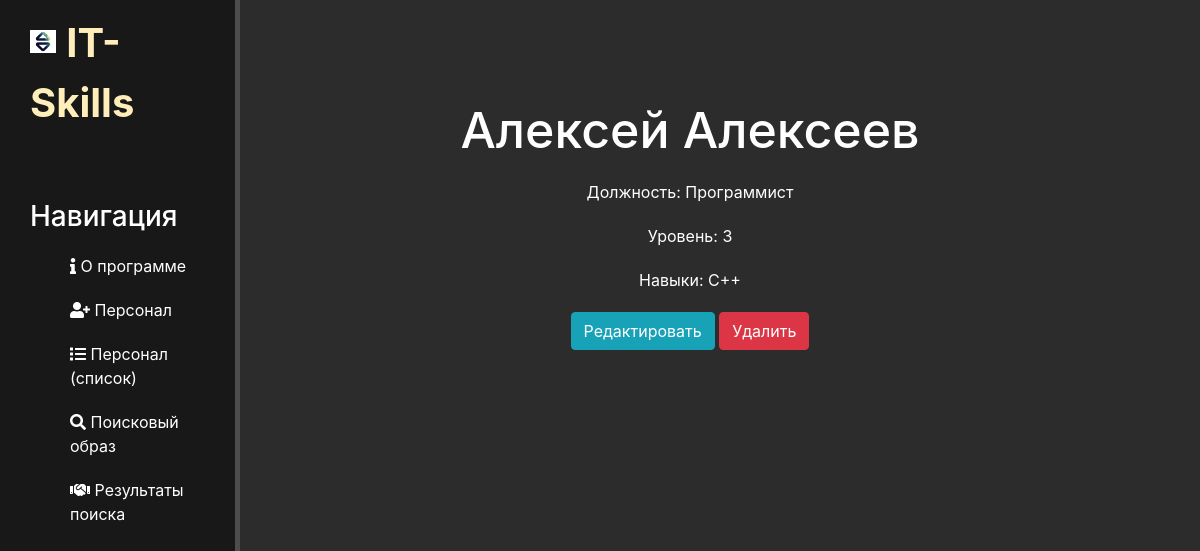
The page /emplo/13/ on the database its author committed.
### emplo/models.py (models this page shows, shortened)
class Employee1(models.Model):
    name = models.CharField(max_length=20, default='')
    position = models.CharField(max_length=20, default='')
    skill = models.CharField(max_length=50, default = '')
    level = models.CharField(max_length = 5, default='')
    fit_level = models.FloatField(default=0)

### emplo/views.py (the view)
# urls.py: path('<int:pk>/', views.EmploDetailView.as_view(), name='emplo-detail'),
class EmploDetailView(DetailView):
    print('EmpoDetailView')
    model = Employee1
    template_name = 'emplo/emplo_details_view.html'
    context_object_name = 'article'

### emplo/templates/emplo/emplo_details_view.html (shortened to what this page needs)
{% extends "main/layout.html" %}
{% block content %}
    <div class="features">
        <h1>{{ article.name }}</h1>
        <p>Должность: {{ article.position }}</p>
        <p>Уровень: {{ article.level }}</p>
        <p>Навыки: {{ article.skill }}</p>
        <a href="{% url 'emplo-update' article.id %}" class="btn btn-info">Редактировать</a>
        <a href="{% url 'emplo-delete' article.id %}" class="btn btn-danger">Удалить</a>
    </div>
{% endblock %}

### main/static/main/css/main.css (style rules this page uses)
body { background: #2c2c2c; }
main .features { float: left; color: #fff; margin-top: 100px; text-align: center; width: 75%; }
main .features h1 { font-size: 50px; }
main .features p { max-width: 400 px; margin: 20px auto; }

### rows shown on the page
Employee1: name "Алексей Алексеев", position "Программист", level "3", skill "С++"
